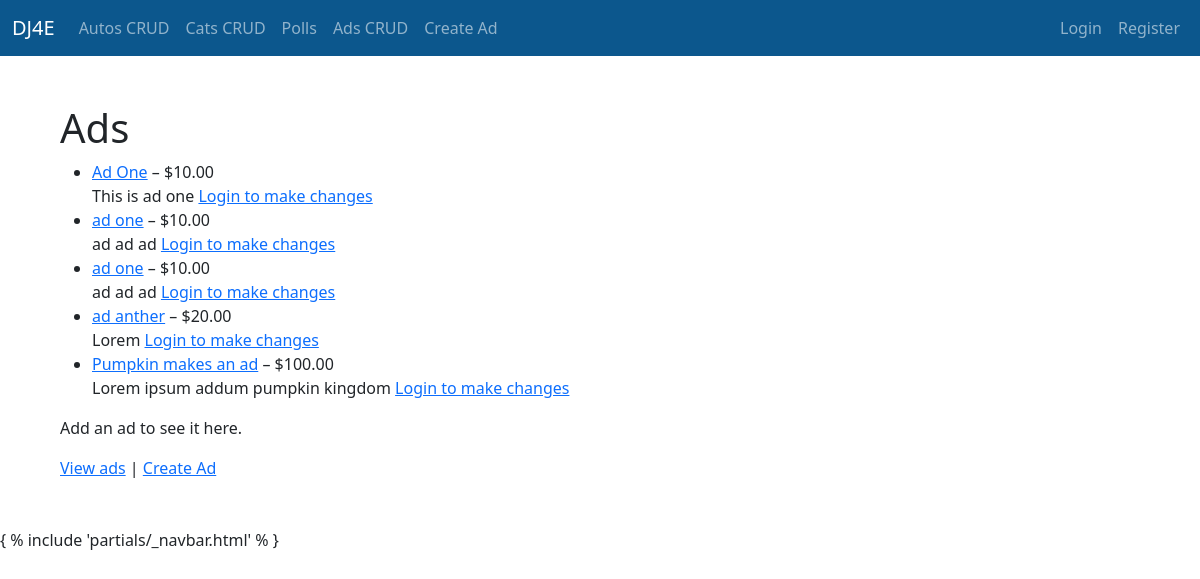
The page /ads/ on the database as committed earlier.
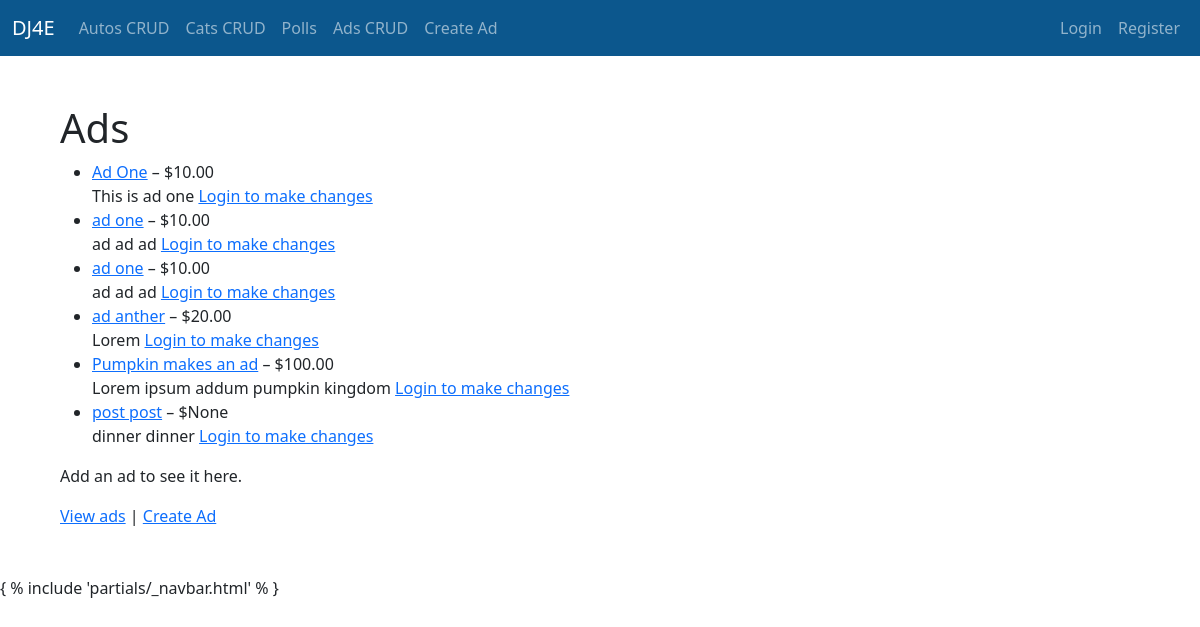
The same page on the database as committed later.
### ads/models.py (models this page shows, shortened)
class Ad(models.Model) :
    title = models.CharField(
            max_length=200,
            validators=[MinLengthValidator(2, "Title must be greater than 2 characters")]
    )
    price = models.DecimalField(max_digits=7, decimal_places=2, null=True)
    text = models.TextField()
    owner = models.ForeignKey(settings.AUTH_USER_MODEL, on_delete=models.CASCADE)
    created_at = models.DateTimeField(auto_now_add=True)
    updated_at = models.DateTimeField(auto_now=True)
    picture = models.BinaryField(null=True, editable=True)
    content_type = models.CharField(max_length=256, null=True, help_text='The MIMEType of the file')

### ads/views.py (the view)
# urls.py: path('', views.AdListView.as_view(), name='all'),
class AdListView(OwnerListView):
    model = Ad

### home/context_processors.py (called while the page is built)
def settings(request):
    return {
        'settings': django_settings,
    }

### ads/templates/ads/ad_list.html (shortened to what this page needs)
{% extends "base_bootstrap.html" %}
{% block content %}
<h1>Ads</h1>
{% if ad_list %}
<ul>
  {% for ad in ad_list %}
    <li>
        <a href="{% url 'ads:ad_detail' ad.id %}">{{ ad.title }}</a> – ${{ ad.price }}<br>
        {{ ad.text }}
        {% if ad.owner == user %}
          (<a href="{% url 'ads:ad_update' ad.id %}">Update</a> |
         <a href="{% url 'ads:ad_delete' ad.id %}">Delete</a>)
        {% else %}
  <a href="{% url 'login' %}?next={% url 'ads:all' %}">Login to make changes</a>
  {% endif %}
{% endfor %} <br/>
    </li>
</ul>
{% else %}
  <p>There are no ads in the library.</p>
{% endif %}
<p>
  {% if ad_count > 0 %}
    <a href="{% url 'ads:ad_create' %}">Create Ad</a>
  {% else %}
    Add an ad to see it here.
  {% endif %}
</p>
<p>
<a href="{% url 'ads:all' %}">View ads</a> | <a href="{% url 'ads:ad_create' %}">Create Ad</a>
</p>
{% endblock %}

Rows that differ between the two databases and show on the page:
added Ad: title "post post", price "None", text "dinner dinner", shows "Login to make changes"
